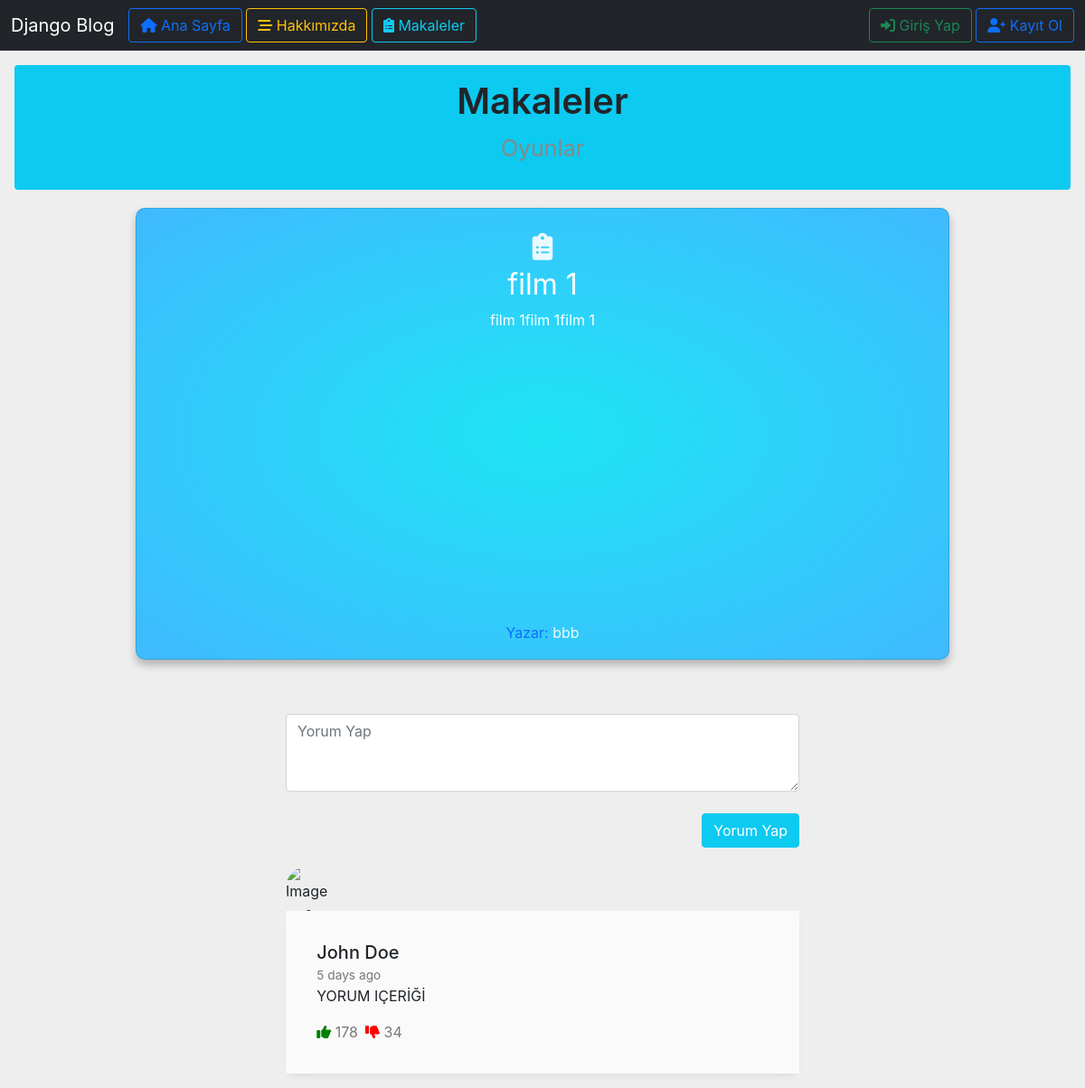
Page /articles/details/83 on the committed database.
### article/models.py (models this page shows, shortened)
class Article(models.Model):
    author     = models.ForeignKey("auth.User",on_delete=models.CASCADE,verbose_name="Yazar")
    title      = models.CharField(max_length=50,verbose_name="Başlık")
    content    = models.TextField(max_length=100,verbose_name="İçerik")
    createdDate= models.DateTimeField(auto_now_add=True,verbose_name="Oluşturma Tarihi")
    articleImage=models.FileField(blank=True,null=True)
    Atype      = models.ForeignKey(ArticleType,on_delete=models.CASCADE,null=True,blank=True)

### article/views.py (the view)
# urls.py: path("details/<int:id>", views.articleDetail, name="articleDetail"),
def articleDetail(request,id):
    article=Article.objects.filter(id=id).first()
    if article==None:
        return render(request,"404page.html")
    else:
        return render(request,"detailArticle.html",{"article":article})

### article/models.py (called while the page is built)
    def __str__(self):
        return self.articleType

### templates/detailArticle.html (shortened to what this page needs)
{% extends 'layout.html' %}
{% load static %}
{% block styles %}
<link rel="stylesheet" href="{% static 'css/articledetails.css' %}">
{% endblock%}
{% block body%}
{% include 'navbar.html' %}
<center>
   <div class="bg bg-info text-center m-3 p-3 rounded">
      <h1 class="heading__title">Makaleler</h1>
      <p class="heading__credits">{{article.Atype}}</p>
   </div>
   <div class="cards">
      <div class="card card-1">
         <a href="" style="text-decoration:none;">
            <div class="card__icon"><i class="fas fa-clipboard-list"></i></div>
            <h2 class="card__title">{{article.title}}</h2>
            <p style="color:white;">{{article.content}}</p>
            <p class="card__apply"><br><br>
               Yazar:
         <a class="card__link" href="#">{{article.author}}</a>
         </p></a>
      </div>
   </div>
</center>
<div class="container w-50 p-3">
   <div class="row align-items-start">
      <div class="col">
         <div class="panel-body">
            <textarea class="form-control" placeholder="Yorum Yap" rows="3"></textarea>
            <br>
            <button type="button" class="btn btn-info pull-right" style="float:right;color:white;">Yorum Yap</button>
            <div class="clearfix"></div>
         </div>
      </div>
   </div>
   <div class="media g-mb-30 media-comment">
            <img class="d-flex g-width-50 g-height-50 rounded-circle g-mt-3 g-mr-15" src="https://bootdey.com/img/Content/avatar/avatar7.png" alt="Image Description">
            <div class="media-body u-shadow-v18 g-bg-secondary g-pa-30">
              <div class="g-mb-15">
                <h5 class="h5 g-color-gray-dark-v1 mb-0">John Doe</h5>
                <span class="g-color-gray-dark-v4 g-font-size-12">5 days ago</span>
              </div>
              <p>YORUM IÇERİĞİ</p>
              <ul class="list-inline d-sm-flex my-0">
                <li class="list-inline-item g-mr-20">
                  <a class="u-link-v5 g-color-gray-dark-v4 g-color-primary--hover" style="text-decoration:none" href="#!">
                    <i class="fa fa-thumbs-up g-pos-rel g-top-1 g-mr-3" style="color:green"></i>
                    178
                  </a>
                </li>
                <li class="list-inline-item g-mr-20">
                  <a class="u-link-v5 g-color-gray-dark-v4 g-color-primary--hover" style="text-decoration:none" href="#!">
                    <i class="fa fa-thumbs-down g-pos-rel g-top-1 g-mr-3" style="color:red"></i>
                    34
                  </a>
                </li>
              </ul>
            </div>
        </div>
    </div>
{% endblock %}

### static/css/articledetails.css (style rules this page uses)
* { margin: 0; padding: 0; box-sizing: border-box; }
body { font-family: -apple-system, BlinkMacSystemFont, "Segoe UI", Roboto, Helvetica, Arial, sans-serif, "Apple Color Emoji", "Segoe UI Emoji", "Segoe UI Symbol"; }
.heading__title { font-weight: 600; }
.heading__credits { margin: 10px 0px; color: #888888; font-size: 25px; transition: all 0.5s; }
.card { margin: 20px; padding: 20px; width: 900px; min-height: 500px; min-weight:500px; display: grid; grid-template-rows: 20px 50px 1fr 50px; border-radius: 10px; box-shadow: 0px 6px 10px rgba(0, 0, 0, 0.25); transition: all 0.2s; }
.card__link, .card__exit, .card__icon { position: relative; text-decoration: none; color: rgba(255, 255, 255, 0.9); }
.card__link::after { position: absolute; top: 25px; left: 0; content: ""; width: 0%; height: 3px; background-color: rgba(255, 255, 255, 0.6); transition: all 0.5s; }
.card__icon { grid-row: 2/3; font-size: 30px; }
.card__title { grid-row: 3/4; font-weight: 400; color: #ffffff; }
.card__apply { grid-row: 4/5; align-self: center; }
.card-1 { background: radial-gradient(#1fe4f5, #3fbafe); }
@media (max-width: 1600px) { .cards { justify-content: center; } }

### templates/detailArticle.html (style rules this page uses)
body { background:#eee; }
@media (min-width: 0) { .g-mr-15 { margin-right: 1.07143rem !important; } }
@media (min-width: 0) { .g-mt-3 { margin-top: 0.21429rem !important; } }
.g-height-50 { height: 50px; }
.g-width-50 { width: 50px !important; }
@media (min-width: 0) { .g-pa-30 { padding: 2.14286rem !important; } }
.g-bg-secondary { background-color: #fafafa !important; }
.u-shadow-v18 { box-shadow: 0 5px 10px -6px rgba(0, 0, 0, 0.15); }
.g-color-gray-dark-v4 { color: #777 !important; }
.g-font-size-12 { font-size: 0.85714rem !important; }
.media-comment { margin-top:20px }

### rows in the picture
Article: title "film 1", content "film 1film 1film 1", author "bbb"
